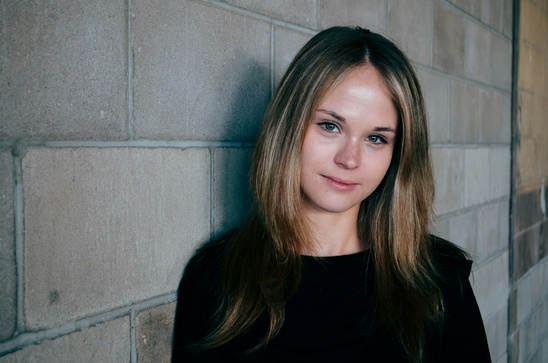
#> input picture Classical Computer Vision Pipeline/singlegirl.jpg, 548 x 363 px, shrunk from 3000 x 1987 before the run
$ jupyter execute --allow-errors FaceDetection.ipynb
#> lines starting #> are read from the running program, lines starting #| are printed output that depends on the picture; after the words box and inside, x2 and y2 are one past the last pixel; in counts of white or black regions, pixels touching at a corner belong together
# single face detection

[cell 1]
import cv2
import matplotlib.pyplot as plt

# Load cascades
face_cascade = cv2.CascadeClassifier("haarcascade_frontalface_default.xml")
eye_cascade = cv2.CascadeClassifier("haarcascade_eye.xml")

# Load image
img = cv2.imread("singlegirl.jpg")
#> img is the input picture: shape (363, 548, 3); mean B, G, R 95.6, 97.1, 95.1

if img is None:
    print(" Image not found")
    exit()

# Convert to grayscale
gray = cv2.cvtColor(img, cv2.COLOR_BGR2GRAY)

# Detect faces
faces = face_cascade.detectMultiScale(gray, 1.3, 5)
#> faces = [[289, 84, 128, 128]]

for (x, y, w, h) in faces:
    cv2.rectangle(img, (x,y), (x+w, y+h), (255,0,0), 2)

    roi_gray = gray[y:y+h, x:x+w]
    roi_color = img[y:y+h, x:x+w]

    eyes = eye_cascade.detectMultiScale(roi_gray, 1.1, 4)

    for (ex, ey, ew, eh) in eyes:
        center = (ex + ew//2, ey + eh//2)
        radius = ew//2
        cv2.circle(roi_color, center, radius, (0,255,0), 2)
#> this loop made 1 pass
#> (x, y, w, h, eyes) on pass 1: (289, 84, 128, 128, [[75, 43, 25, 25], [21, 24, 37, 37]])
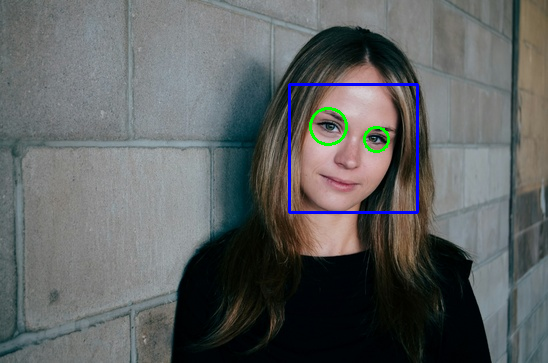
#> img: shape (363, 548, 3); 1.06% of pixels changed, all inside (x1, y1, x2, y2) = (288, 83, 419, 214)
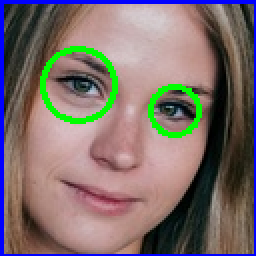
#> roi_color: shape (128, 128, 3) (shown 2 times larger); mean B, G, R 107.5, 110.2, 124.5

# Convert BGR → RGB for matplotlib
img_rgb = cv2.cvtColor(img, cv2.COLOR_BGR2RGB)

plt.figure(figsize=(8,8))
plt.imshow(img_rgb)
plt.axis("off")
plt.title("Haar Face & Eye Detection")
plt.show()

# Face detection in a group photo

[cell 2]
import cv2
import matplotlib.pyplot as plt

# Load cascades
face_cascade = cv2.CascadeClassifier("haarcascade_frontalface_default.xml")
eye_cascade = cv2.CascadeClassifier("haarcascade_eye.xml")

# Load image
img = cv2.imread("groupphoto.jpg")
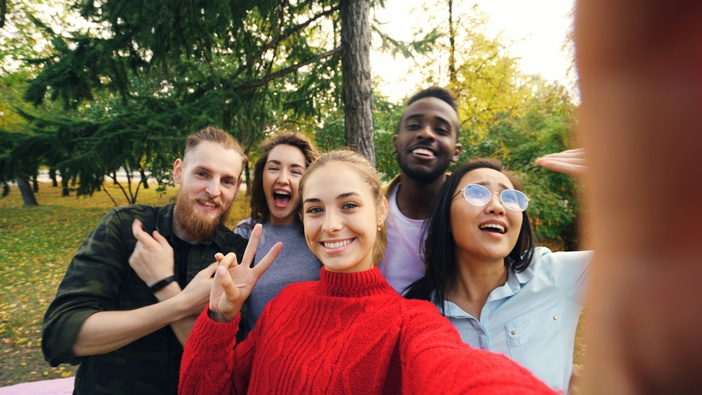
#> input picture Classical Computer Vision Pipeline/groupphoto.jpg, 702 x 395 px, shrunk from 3840 x 2160 before the run
#> img is the input picture: shape (395, 702, 3); mean B, G, R 80.3, 100.4, 129.9

if img is None:
    print(" Image not found")
    exit()

# Convert to grayscale
gray = cv2.cvtColor(img, cv2.COLOR_BGR2GRAY)
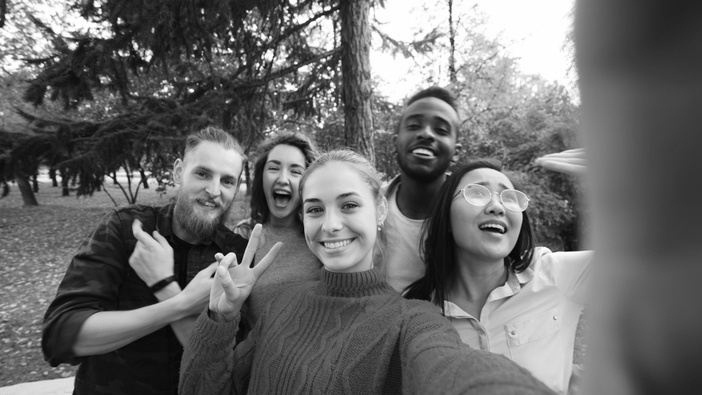
#> gray: shape (395, 702); min 1, max 255, mean 107

# Detect faces
faces = face_cascade.detectMultiScale(gray, 1.3, 5)
#> faces = [[255, 145, 59, 59], [172, 143, 85, 85], [449, 157, 89, 89], [290, 165, 103, 103]]

for (x, y, w, h) in faces:
    cv2.rectangle(img, (x,y), (x+w, y+h), (255,0,0), 2)

    roi_gray = gray[y:y+h, x:x+w]
    roi_color = img[y:y+h, x:x+w]

    eyes = eye_cascade.detectMultiScale(roi_gray, 1.1, 4)

    for (ex, ey, ew, eh) in eyes:
        center = (ex + ew//2, ey + eh//2)
        radius = ew//2
        cv2.circle(roi_color, center, radius, (0,255,0), 2)
#> this loop made 4 passes
#> (x, y, w, h, eyes) on passes 2, 4: (172, 143, 85, 85, [[19, 19, 23, 23]]), (290, 165, 103, 103, [[44, 29, 25, 25], [13, 33, 24, 24], [55, 64, 22, 22]])
#> pass 2, `roi_color = img[y:y+h, x:x+w]`:
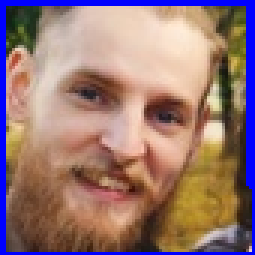
#> roi_color: shape (85, 85, 3) (shown 3 times larger); mean B, G, R 116.5, 119.4, 151
#> after the loop:
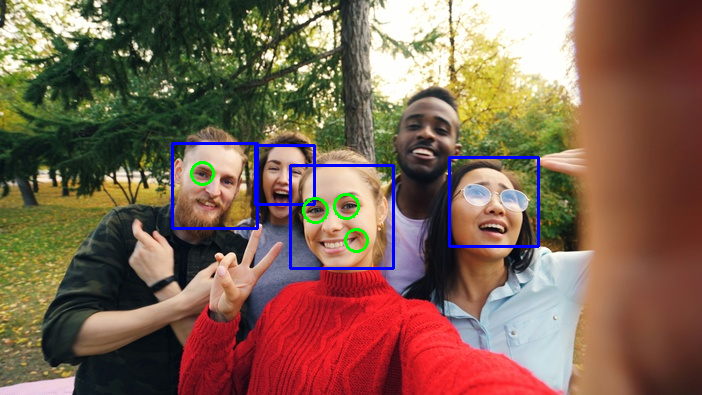
#> img: shape (395, 702, 3); 1.72% of pixels changed, all inside (x1, y1, x2, y2) = (171, 142, 540, 270)
#> after the loop:
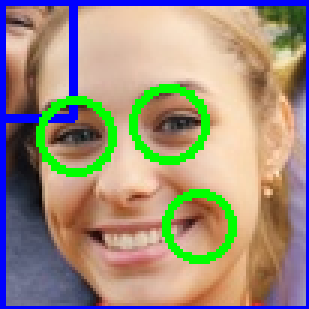
#> roi_color: shape (103, 103, 3) (shown 3 times larger); mean B, G, R 126.4, 142.5, 156.8
#> after the loop:
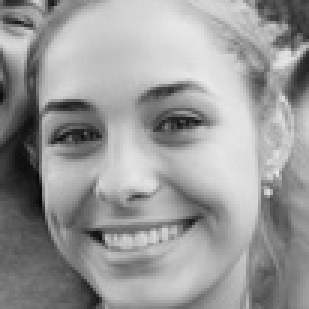
#> roi_gray: shape (103, 103) (shown 3 times larger); min 7, max 233, mean 153

# Convert BGR → RGB for matplotlib
img_rgb = cv2.cvtColor(img, cv2.COLOR_BGR2RGB)
#> img_rgb: shape (395, 702, 3)

plt.figure(figsize=(8,8))
plt.imshow(img_rgb)
plt.axis("off")
plt.title("Haar Face & Eye Detection")
plt.show()

# For rotated face

#> (a cell that did not finish here is left out)

[cell 4]
import cv2
import matplotlib.pyplot as plt

# Load cascades
face_cascade = cv2.CascadeClassifier("haarcascade_frontalface_default.xml")
eye_cascade = cv2.CascadeClassifier("haarcascade_eye.xml")

# Load image
img = cv2.imread("sideface.jpg")
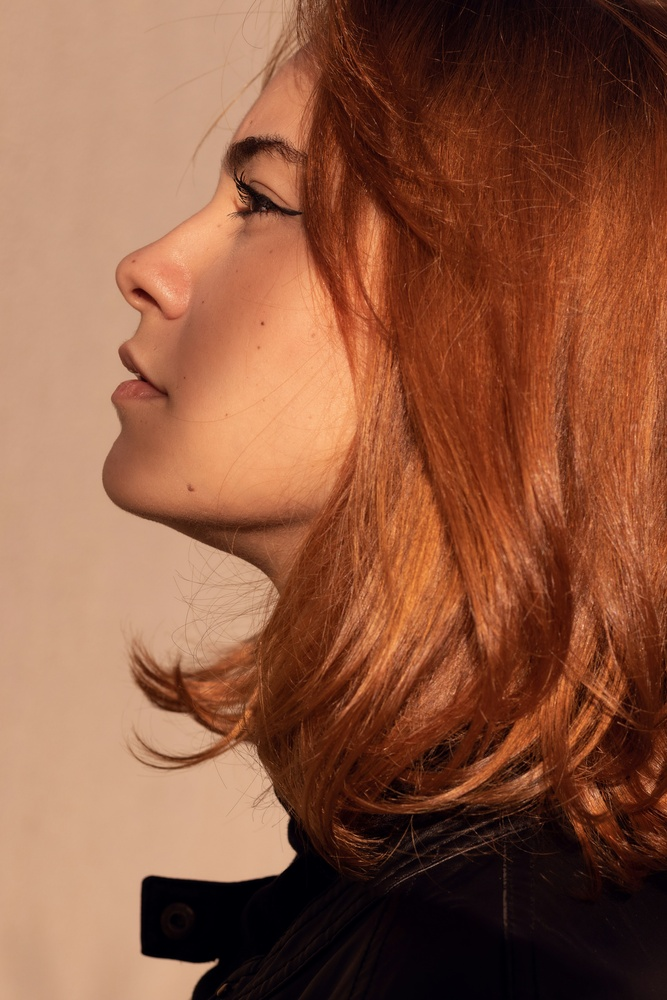
#> input picture Classical Computer Vision Pipeline/sideface.jpg, 667 x 1000 px, shrunk from 3648 x 5472 before the run
#> img is the input picture: shape (1000, 667, 3); mean B, G, R 63.7, 88.7, 141.9

if img is None:
    print(" Image not found")
    exit()

# Convert to grayscale
gray = cv2.cvtColor(img, cv2.COLOR_BGR2GRAY)
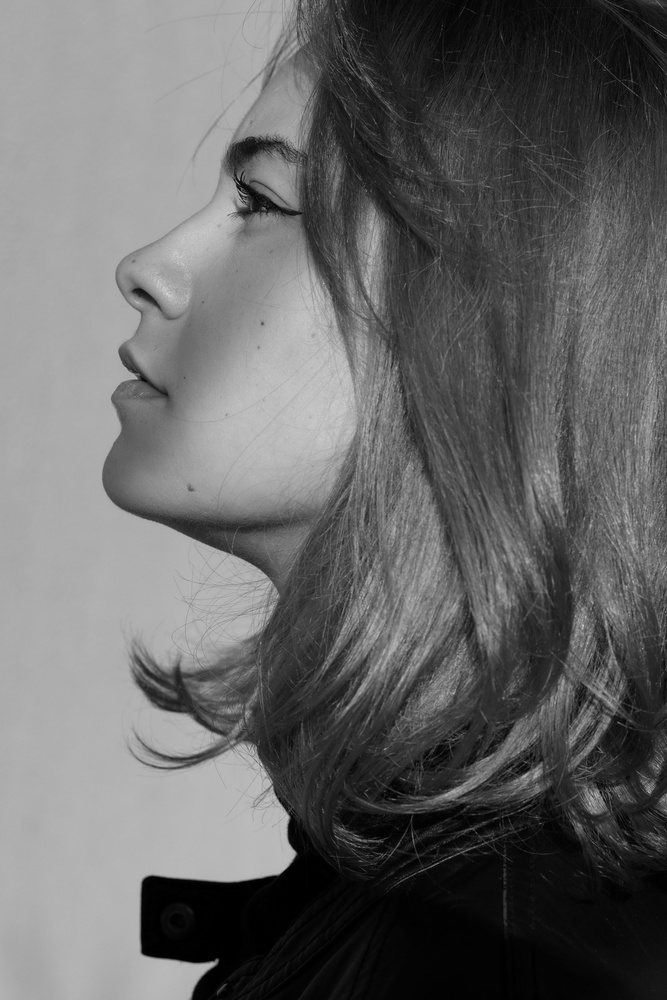
#> gray: shape (1000, 667); min 0, max 214, mean 101.8

# Detect faces
faces = face_cascade.detectMultiScale(gray, 1.3, 5)
#> faces = ()

for (x, y, w, h) in faces:
    cv2.rectangle(img, (x,y), (x+w, y+h), (255,0,0), 2)

    roi_gray = gray[y:y+h, x:x+w]
    roi_color = img[y:y+h, x:x+w]

    eyes = eye_cascade.detectMultiScale(roi_gray, 1.1, 4)

    for (ex, ey, ew, eh) in eyes:
        center = (ex + ew//2, ey + eh//2)
        radius = ew//2
        cv2.circle(roi_color, center, radius, (0,255,0), 2)
#> this loop made 0 passes

# Convert BGR → RGB for matplotlib
img_rgb = cv2.cvtColor(img, cv2.COLOR_BGR2RGB)
#> img_rgb: shape (1000, 667, 3)

plt.figure(figsize=(8,8))
plt.imshow(img_rgb)
plt.axis("off")
plt.title("Haar Face & Eye Detection")
plt.show()
